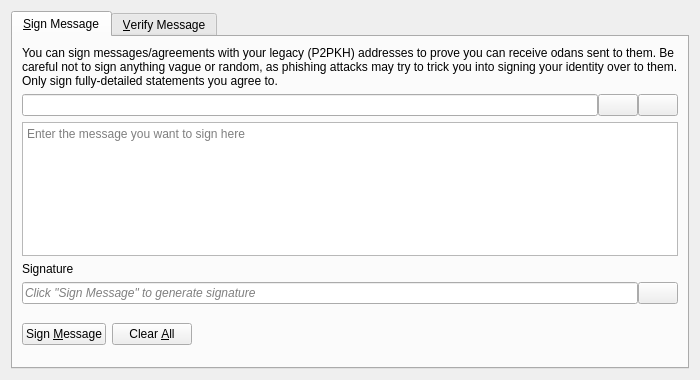
<?xml version="1.0" encoding="UTF-8"?>
<ui version="4.0">
 <class>SignVerifyMessageDialog</class>
 <widget class="QDialog" name="SignVerifyMessageDialog">
  <property name="geometry">
   <rect>
    <x>0</x>
    <y>0</y>
    <width>700</width>
    <height>380</height>
   </rect>
  </property>
  <property name="windowTitle">
   <string>Signatures - Sign / Verify a Message</string>
  </property>
  <property name="modal">
   <bool>true</bool>
  </property>
  <layout class="QVBoxLayout" name="verticalLayout">
   <item>
    <widget class="QTabWidget" name="tabWidget">
     <property name="currentIndex">
      <number>0</number>
     </property>
     <widget class="QWidget" name="tabSignMessage">
      <attribute name="title">
       <string>&amp;Sign Message</string>
      </attribute>
      <layout class="QVBoxLayout" name="verticalLayout_SM">
       <item>
        <widget class="QLabel" name="infoLabel_SM">
         <property name="text">
          <string>You can sign messages/agreements with your legacy (P2PKH) addresses to prove you can receive odans sent to them. Be careful not to sign anything vague or random, as phishing attacks may try to trick you into signing your identity over to them. Only sign fully-detailed statements you agree to.</string>
         </property>
         <property name="textFormat">
          <enum>Qt::PlainText</enum>
         </property>
         <property name="wordWrap">
          <bool>true</bool>
         </property>
        </widget>
       </item>
       <item>
        <layout class="QHBoxLayout" name="horizontalLayout_1_SM">
         <property name="spacing">
          <number>0</number>
         </property>
         <item>
          <widget class="QValidatedLineEdit" name="addressIn_SM">
           <property name="toolTip">
            <string>The Odan address to sign the message with</string>
           </property>
          </widget>
         </item>
         <item>
          <widget class="QPushButton" name="addressBookButton_SM">
           <property name="toolTip">
            <string>Choose previously used address</string>
           </property>
           <property name="text">
            <string/>
           </property>
           <property name="icon">
            <iconset resource="../odan.qrc">
             <normaloff>:/icons/address-book</normaloff>:/icons/address-book</iconset>
           </property>
           <property name="shortcut">
            <string>Alt+A</string>
           </property>
           <property name="autoDefault">
            <bool>false</bool>
           </property>
          </widget>
         </item>
         <item>
          <widget class="QPushButton" name="pasteButton_SM">
           <property name="toolTip">
            <string>Paste address from clipboard</string>
           </property>
           <property name="text">
            <string/>
           </property>
           <property name="icon">
            <iconset resource="../odan.qrc">
             <normaloff>:/icons/editpaste</normaloff>:/icons/editpaste</iconset>
           </property>
           <property name="shortcut">
            <string>Alt+P</string>
           </property>
           <property name="autoDefault">
            <bool>false</bool>
           </property>
          </widget>
         </item>
        </layout>
       </item>
       <item>
        <widget class="QPlainTextEdit" name="messageIn_SM">
         <property name="toolTip">
          <string>Enter the message you want to sign here</string>
         </property>
         <property name="placeholderText">
          <string>Enter the message you want to sign here</string>
         </property>
        </widget>
       </item>
       <item>
        <widget class="QLabel" name="signatureLabel_SM">
         <property name="text">
          <string>Signature</string>
         </property>
         <property name="textFormat">
          <enum>Qt::PlainText</enum>
         </property>
        </widget>
       </item>
       <item>
        <layout class="QHBoxLayout" name="horizontalLayout_2_SM">
         <property name="spacing">
          <number>0</number>
         </property>
         <item>
          <widget class="QLineEdit" name="signatureOut_SM">
           <property name="placeholderText">
            <string>Click "Sign Message" to generate signature</string>
           </property>
           <property name="font">
            <font>
             <italic>true</italic>
            </font>
           </property>
           <property name="readOnly">
            <bool>true</bool>
           </property>
          </widget>
         </item>
         <item>
          <widget class="QPushButton" name="copySignatureButton_SM">
           <property name="toolTip">
            <string>Copy the current signature to the system clipboard</string>
           </property>
           <property name="text">
            <string/>
           </property>
           <property name="icon">
            <iconset resource="../odan.qrc">
             <normaloff>:/icons/editcopy</normaloff>:/icons/editcopy</iconset>
           </property>
           <property name="autoDefault">
            <bool>false</bool>
           </property>
          </widget>
         </item>
        </layout>
       </item>
       <item>
        <layout class="QHBoxLayout" name="horizontalLayout_3_SM">
         <item>
          <widget class="QPushButton" name="signMessageButton_SM">
           <property name="toolTip">
            <string>Sign the message to prove you own this Odan address</string>
           </property>
           <property name="text">
            <string>Sign &amp;Message</string>
           </property>
           <property name="icon">
            <iconset resource="../odan.qrc">
             <normaloff>:/icons/edit</normaloff>:/icons/edit</iconset>
           </property>
           <property name="autoDefault">
            <bool>false</bool>
           </property>
          </widget>
         </item>
         <item>
          <widget class="QPushButton" name="clearButton_SM">
           <property name="toolTip">
            <string>Reset all sign message fields</string>
           </property>
           <property name="text">
            <string>Clear &amp;All</string>
           </property>
           <property name="icon">
            <iconset resource="../odan.qrc">
             <normaloff>:/icons/remove</normaloff>:/icons/remove</iconset>
           </property>
           <property name="autoDefault">
            <bool>false</bool>
           </property>
          </widget>
         </item>
         <item>
          <spacer name="horizontalSpacer_1_SM">
           <property name="orientation">
            <enum>Qt::Horizontal</enum>
           </property>
           <property name="sizeHint" stdset="0">
            <size>
             <width>40</width>
             <height>48</height>
            </size>
           </property>
          </spacer>
         </item>
         <item>
          <widget class="QLabel" name="statusLabel_SM">
           <property name="font">
            <font>
             <weight>75</weight>
             <bold>true</bold>
            </font>
           </property>
           <property name="text">
            <string/>
           </property>
           <property name="wordWrap">
            <bool>true</bool>
           </property>
          </widget>
         </item>
         <item>
          <spacer name="horizontalSpacer_2_SM">
           <property name="orientation">
            <enum>Qt::Horizontal</enum>
           </property>
           <property name="sizeHint" stdset="0">
            <size>
             <width>40</width>
             <height>48</height>
            </size>
           </property>
          </spacer>
         </item>
        </layout>
       </item>
      </layout>
     </widget>
     <widget class="QWidget" name="tabVerifyMessage">
      <attribute name="title">
       <string>&amp;Verify Message</string>
      </attribute>
      <layout class="QVBoxLayout" name="verticalLayout_VM">
       <item>
        <widget class="QLabel" name="infoLabel_VM">
         <property name="text">
          <string>Enter the receiver's address, message (ensure you copy line breaks, spaces, tabs, etc. exactly) and signature below to verify the message. Be careful not to read more into the signature than what is in the signed message itself, to avoid being tricked by a man-in-the-middle attack. Note that this only proves the signing party receives with the address, it cannot prove sendership of any transaction!</string>
         </property>
         <property name="textFormat">
          <enum>Qt::PlainText</enum>
         </property>
         <property name="alignment">
          <set>Qt::AlignLeading|Qt::AlignLeft|Qt::AlignTop</set>
         </property>
         <property name="wordWrap">
          <bool>true</bool>
         </property>
        </widget>
       </item>
       <item>
        <layout class="QHBoxLayout" name="horizontalLayout_1_VM">
         <property name="spacing">
          <number>0</number>
         </property>
         <item>
          <widget class="QValidatedLineEdit" name="addressIn_VM">
           <property name="toolTip">
            <string>The Odan address the message was signed with</string>
           </property>
          </widget>
         </item>
         <item>
          <widget class="QPushButton" name="addressBookButton_VM">
           <property name="toolTip">
            <string>Choose previously used address</string>
           </property>
           <property name="text">
            <string/>
           </property>
           <property name="icon">
            <iconset resource="../odan.qrc">
             <normaloff>:/icons/address-book</normaloff>:/icons/address-book</iconset>
           </property>
           <property name="shortcut">
            <string>Alt+A</string>
           </property>
           <property name="autoDefault">
            <bool>false</bool>
           </property>
          </widget>
         </item>
        </layout>
       </item>
       <item>
        <widget class="QPlainTextEdit" name="messageIn_VM">
          <property name="toolTip">
            <string>The signed message to verify</string>
          </property>
          <property name="placeholderText">
            <string>The signed message to verify</string>
          </property>
        </widget>
       </item>
       <item>
        <widget class="QValidatedLineEdit" name="signatureIn_VM">
          <property name="toolTip">
            <string>The signature given when the message was signed</string>
          </property>
          <property name="placeholderText">
            <string>The signature given when the message was signed</string>
          </property>
        </widget>
       </item>
       <item>
        <layout class="QHBoxLayout" name="horizontalLayout_2_VM">
         <item>
          <widget class="QPushButton" name="verifyMessageButton_VM">
           <property name="toolTip">
            <string>Verify the message to ensure it was signed with the specified Odan address</string>
           </property>
           <property name="text">
            <string>Verify &amp;Message</string>
           </property>
           <property name="icon">
            <iconset resource="../odan.qrc">
             <normaloff>:/icons/transaction_0</normaloff>:/icons/transaction_0</iconset>
           </property>
           <property name="autoDefault">
            <bool>false</bool>
           </property>
          </widget>
         </item>
         <item>
          <widget class="QPushButton" name="clearButton_VM">
           <property name="toolTip">
            <string>Reset all verify message fields</string>
           </property>
           <property name="text">
            <string>Clear &amp;All</string>
           </property>
           <property name="icon">
            <iconset resource="../odan.qrc">
             <normaloff>:/icons/remove</normaloff>:/icons/remove</iconset>
           </property>
           <property name="autoDefault">
            <bool>false</bool>
           </property>
          </widget>
         </item>
         <item>
          <spacer name="horizontalSpacer_1_VM">
           <property name="orientation">
            <enum>Qt::Horizontal</enum>
           </property>
           <property name="sizeHint" stdset="0">
            <size>
             <width>40</width>
             <height>48</height>
            </size>
           </property>
          </spacer>
         </item>
         <item>
          <widget class="QLabel" name="statusLabel_VM">
           <property name="font">
            <font>
             <weight>75</weight>
             <bold>true</bold>
            </font>
           </property>
           <property name="text">
            <string/>
           </property>
           <property name="wordWrap">
            <bool>true</bool>
           </property>
          </widget>
         </item>
         <item>
          <spacer name="horizontalSpacer_2_VM">
           <property name="orientation">
            <enum>Qt::Horizontal</enum>
           </property>
           <property name="sizeHint" stdset="0">
            <size>
             <width>40</width>
             <height>48</height>
            </size>
           </property>
          </spacer>
         </item>
        </layout>
       </item>
      </layout>
     </widget>
    </widget>
   </item>
  </layout>
 </widget>
 <customwidgets>
  <customwidget>
   <class>QValidatedLineEdit</class>
   <extends>QLineEdit</extends>
   <header>qt/qvalidatedlineedit.h</header>
  </customwidget>
 </customwidgets>
 <resources>
  <include location="../odan.qrc"/>
 </resources>
 <connections/>
</ui>
